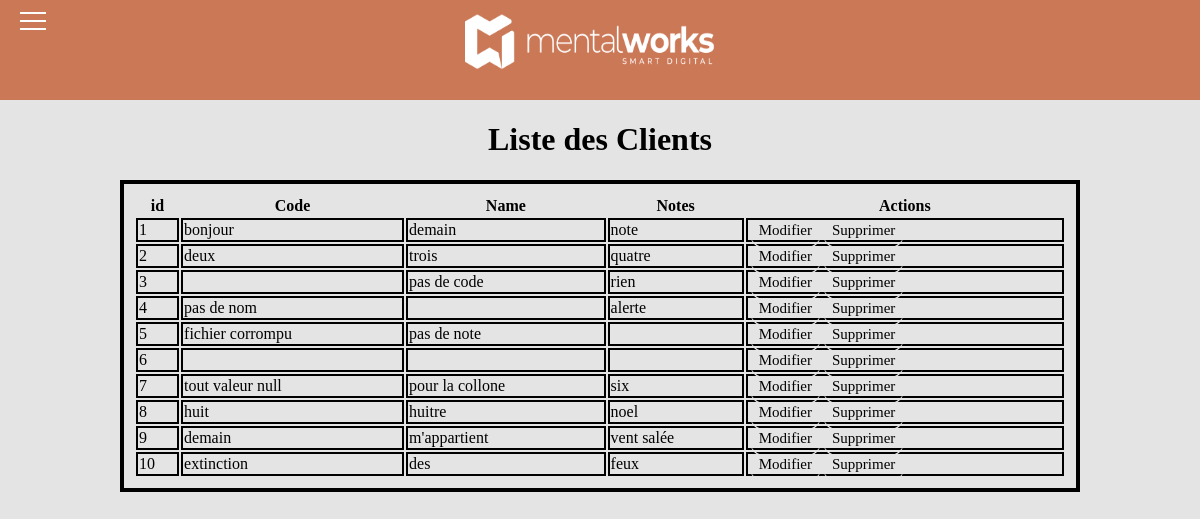
Page /Customer/Customer.php on the committed database.
### tables this page shows
CREATE TABLE `customer` (
  `id` int(11) NOT NULL,
  `code` varchar(255) DEFAULT NULL,
  `name` varchar(255) DEFAULT NULL,
  `notes` text DEFAULT NULL
);

### src/Autoloader.php (called while the page is built, shortened)
<?php
class Autoloader{
    public static function register(){
        spl_autoload_register(function ($class){
            $file = str_replace('\\', DIRECTORY_SEPARATOR, $class).'.php';
            return false;
        });
    }
}

### src/Connection/Connection.php (called while the page is built, shortened)
<?php
class Connection{
    protected $server="localhost";
    protected $dbName="environgestion";
    protected $user="root";
    protected $pass="";
    private $co;
    public function connectionBDD(){
        $dsn = "mysql:host=" . $this->server ."; charset=utf8; dbname=" . $this->dbName;
        $this->co = new PDO($dsn, $this->user, $this->pass);
        $this->co->setAttribute(PDO::ATTR_ERRMODE, PDO::ERRMODE_EXCEPTION);
    }
    public function __call($name, array $arguments) {
        if(method_exists($this->co, $name)){
            try{
                return call_user_func_array(array(&$this->co, $name), $arguments);
            }
            catch(Exception $e){
                throw new Exception('Erreur: "'.$name.'" nexiste pas.');
            }
         }
     }
}

### src/Repository/CustomerRepository.php (the view, shortened to what this page needs)
<?php
class CustomerRepository
{
    public static function listCustomer(){
        $co = new Connection();
        echo '<table class="table table-striped table-bordered">';
            echo '<thead>';
                echo '<tr>';
                    echo'<th>id</th>';
                    echo'<th>Code</th>';
                    echo'<th>Name</th>';
                    echo'<th>Notes</th>';
                    echo'<th>Actions</th>';
                echo'</tr>';
            echo'</thead>';
            echo'<tbody>';
                $co->connectionBDD();
                $statement = $co->query('SELECT id, code, name, notes FROM customer ORDER BY id ASC');
                while($item = $statement->fetch()) {
                    echo '<tr>';
                    echo '<td>'. $item['id'] . '</td>';
                    echo '<td>'. $item['code'] . '</td>';
                    echo '<td>'. $item['name'] . '</td>';
                    echo '<td>'. $item['notes'] . '</td>';
                    echo '<td>';
                    echo '<a class="btn btn-primary" href="UpdateCustomer.php?id=' . $item['id'] . '">Modifier</a>';
                    echo '<a class="btn btn-primary" href="DeleteCustomer.php?id=' . $item['id'] . '">Supprimer</a>';
                    echo '</td>';
                    echo '</tr>';
                }
            echo'</tbody>';
        echo'</table>';
    }
}

### CSS/Style.css (style rules this page uses)
a { color: black; text-decoration: none; font-size: 15px; margin-top: 10px; margin-bottom: 5px; border-bottom: 2px solid #e4e4e4; border-radius: 20px; padding: 10px; }
table { border: solid 4px black; width: 80%; padding: 10px; margin-left: 10%; max-height: 500px; }
td { border: solid 2px black; }

### rows in the picture
customer: id "1", code "bonjour", name "demain", notes "note"
customer: id "2", code "deux", name "trois", notes "quatre"
customer: id "3", name "pas de code", notes "rien"
customer: id "4", code "pas de nom", notes "alerte"
customer: id "5", code "fichier corrompu", name "pas de note"
customer: id "6"
customer: id "7", code "tout valeur null", name "pour la collone", notes "six"
customer: id "8", code "huit", name "huitre", notes "noel"
customer: id "9", code "demain", name "m'appartient", notes "vent salée"
customer: id "10", code "extinction", name "des", notes "feux"
